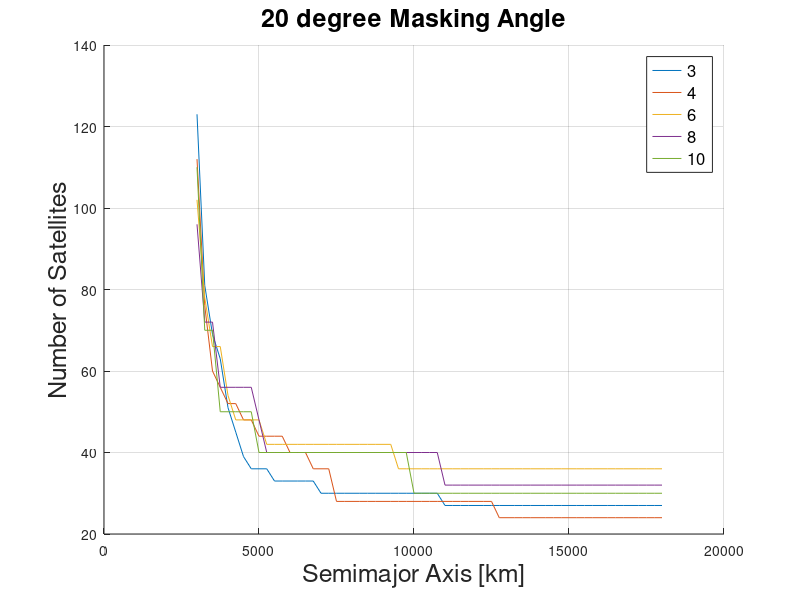
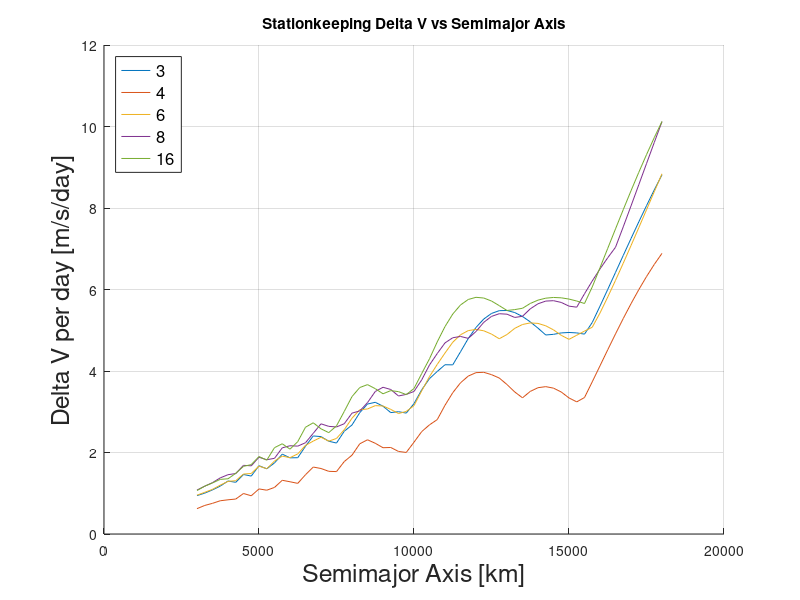

These figures' MATLAB source, in order: (Note: this script raises an error after producing the figures.)
%% Constellation Element Trade 20degree
% add forcemodel
clear ; close all ; clc ;

% results = xlsread( 'CTR_20d_2.csv' ) ;
% save( 'CTR_20d.mat' ) ;

load( 'CTR_20d.mat' ) ;
aR = results( : , 1 ) ;
iR = results( : , 2 ) ;
TR = results( : , 3 ) ;
PR = results( : , 4 ) ;
COVaR = results( : , 7 ) ;
COVsR = results( : , 8 ) ;
dvmaxR = results( : , 9 ) ;
dvavgR = results( : , 10 ) ;
P = [ 3 , 4 , 6 , 8 , 10 , 12 , 14 , 16 ] ;

for ii = 1:length(P)
        index = find( PR == P(ii) ) ;
        a(:,ii) = aR( index ) ;
        i(:,ii) = iR( index ) ;
        T(:,ii) = TR( index ) ;
        Ps(:,ii) = PR( index ) ;
        dvmax(:,ii) = dvmaxR( index ) ;
        dvavg(:,ii) = dvavgR( index ) ;
        a(:,ii) = aR( index ) ;
        i(:,ii) = iR( index ) ;
        T(:,ii) = TR( index ) ;
        COVa(:,ii) = COVaR( index ) ;
        COVs(:,ii) = COVsR( index ) ;
        dvmax(:,ii) = dvmaxR( index ) ;
        dvavg(:,ii) = dvavgR( index ) ;
end
aLabel = a(:,1) ;

figure
hold on
grid on
for ii = 1:5
    plot( a(:,ii) , T(:,ii) )
end
% plot( a(19,2) , T(19,2) , 'ro' )
% plot( a(:,end) , T(:,end) )
hold off
% set( gca , 'XTick' , [] , 'YTick' , [] )
title( 'Number of Satellites Needed with Four Planes' )
xlabel( 'Semimajor Axis [km]' , 'fontsize' , 18)
ylabel( 'Number of Satellites' , 'fontsize' , 18)
title( '20 degree Masking Angle' , 'fontsize' , 18)
legend( '3' , '4' , '6' , '8' , '10' , '12' , '14' , '16' , 'fontsize' , 12) ;

figure
hold on
grid on
for ii = 1:4
    plot( a(:,ii) , dvmax(:,ii) )
end
plot( a(:,end) , dvmax(:,end) )
hold off
% set( gca , 'XTick' , [] , 'YTick' , [] )
title( 'Stationkeeping Delta V vs Semimajor Axis' )
xlabel( 'Semimajor Axis [km]' , 'fontsize' , 18 )
ylabel( 'Delta V per day [m/s/day]' , 'fontsize' , 18 )
legend( '3' , '4' , '6' , '8' , '16' , 'fontsize' , 12 , 'location' , 'northwest' ) ;
% 
% figure
% hold on
% for ii = 1:length(P)
%     plot( a(:,ii) , COVa(:,ii) )
% end
% hold off
% xlabel( 'Semimajor Axis [km]' )
% ylabel( 'COV' )
% legend( '3' , '4' , '6' , '8' , '10' , '12' , '14' , '16' ) ;

Tmap = mapHL( T , 10 ) ;
Pmap = mapHL( Ps , 5 ) ;
dvmap = mapHL( dvmax , 7 ) ;
COVmap = mapHL( COVa , 1 ) ;
intersection = pinter( P ) ;
D = size( a ) ;
intersectionFull = intersection ;
for ii = 2:D(1)
    intersectionFull = [ intersectionFull ; intersection ] ;
end
imap = mapHL( intersectionFull , 3 ) ;

score = Tmap + Pmap + dvmap + COVmap + imap ;
figure
surf( P , aLabel , score )
xlabel( 'Planes' )
ylabel( 'Semimajor Axis [km]' )
zlabel( 'Score in Trade Study' )





function Amap = mapHL( A , weight )
maximum = max( max( A ) ) ;
offset = min( min( A ) ) ;
D = size( A ) ;
    for ii = 1:D(1)
        for jj = 1:D(2) 
            Amap(ii,jj) = weight*( 10 - floor( 10*( A(ii,jj) - offset )/( maximum - offset ) ) ) ;
        end
    end
end

function inter = pinter( P )
ending = length(P) ;
    for jj = 1:ending
        interv = 0 ;
        for ii = 1:P(jj)-1
            interv = interv + ii ;
        end
        inter(jj) = interv*2 ;
    end
end
